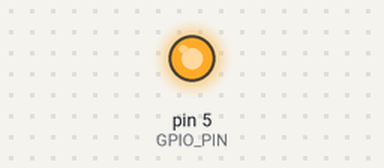
A sketch run on a simulated Arduino Uno, built with avr-gcc and run on an emulated ATmega328P. Parts: output pins drawn as LEDs (lit = HIGH). What the sketch prints to the serial monitor is not drawn.

Above: at 0.05 s.
Timing chart, 0 to 3.0 s (numbered marks = the images above):
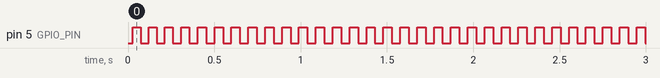

Measured:
- by itself, pin 5 (GPIO_PIN): moves between LOW and HIGH, repeating every 0.10 s

The sketch:

Step3Macros.ino
```cpp
#define GPIO_PIN 5

// Timing variables
uint32_t accumulatedTime = 0;

void setup() {
  pinMode(GPIO_PIN, OUTPUT);
  Serial.begin(9600);
}

void loop() {
  int ctr = 0;
  while(ctr < 1000) {
    accumulatedTime += toggle(GPIO_PIN);
    ctr++;
    Serial.println("Total Time for 1000 toggles: ");
    Serial.print("Toggle ");
    Serial.print(ctr);
    Serial.print(": ");
    Serial.print(accumulatedTime);
    Serial.print("\n\n");
  }
  delay(1000);
}

// Function to blink an LED
uint32_t toggle(int pin) {
  uint32_t startTime, endTime;
  startTime = micros();
  digitalWrite(pin, !digitalRead(pin));
  endTime = micros();
  return endTime - startTime;
}
```
